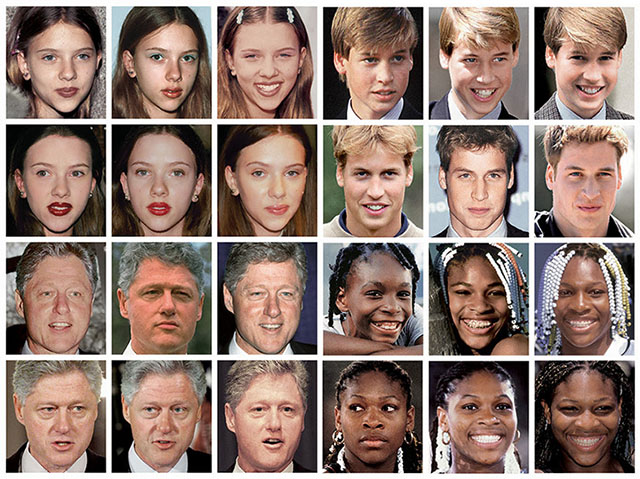
#> input picture images_features/sample_images/faces.jpg, 640 x 479 px, given in place of the camera
$ python object_tracker.py
#> lines starting #> are read from the running program, lines starting #| are printed output that depends on the picture; after the words box and inside, x2 and y2 are one past the last pixel; in counts of white or black regions, pixels touching at a corner belong together
#!/usr/bin/env python

# -*- coding: utf-8 -*-

import cv2
import numpy as np


class ObjectTracker(object):
    def __init__(self):
        self.cap = cv2.VideoCapture(0)
        self.scalling_factor = 0.5
        self.capturing = True

        ret, self.frame = self.cap.read()
#> self.frame is the input picture: shape (479, 640, 3); mean B, G, R 113.8, 123.2, 145.9

        self.frame = cv2.resize(
            self.frame,
            None,
            fx=self.scalling_factor,
            fy=self.scalling_factor,
            interpolation=cv2.INTER_AREA
        )
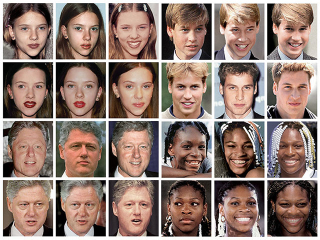
#> self.frame: shape (240, 320, 3); mean B, G, R 114.2, 123.6, 146.3

        cv2.namedWindow('Object tracker')
        cv2.setMouseCallback('Object tracker', self.mouse_event)

        self.selection = None
        self.drag_start = None
        self.tracking_state = 0

    def mouse_event(self, event, x, y, flags, param):
        x, y = np.int16([x, y])

        # mouse movements detection
        if event == cv2.EVENT_LBUTTONDOWN:
            self.drag_start = (x, y)
            self.tracking_state = 0

        if self.drag_start:
            if flags & cv2.EVENT_FLAG_LBUTTON:
                h, w = self.frame.shape[:2]
                x0, y0 = self.drag_start
                x0, y0 = np.maximum(0, np.minimum([x0, y0], [x, y]))
                x1, y1 = np.minimum([w, h], np.maximum([x0, y0], [x, y]))
                self.selection = None

                if x1 - x0 > 0 and y1 - y0 > 0:
                    self.selection = (x0, y0, x1, y1)
            else:
                self.drag_start = None
                if self.selection is not None:
                    self.tracking_state = 1

    def start_tracking(self):
        while self.capturing:
            ret, self.frame = self.cap.read()

            self.frame = cv2.resize(
                self.frame,
                None,
                fx=self.scalling_factor,
                fy=self.scalling_factor,
                interpolation=cv2.INTER_AREA
            )

            vis = self.frame.copy()

            hsv = cv2.cvtColor(self.frame, cv2.COLOR_BGR2HSV).astype("float32")
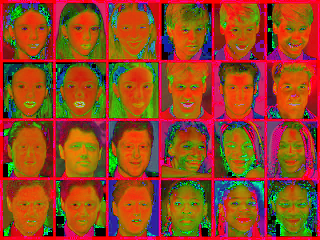
#> hsv: shape (240, 320, 3) float32; mean B, G, R 34.7, 71, 148

            # kolor
            lower = np.array((0., 60., 32.))
            upper = np.array((180., 255., 255.))

            mask = cv2.inRange(hsv, lower, upper)
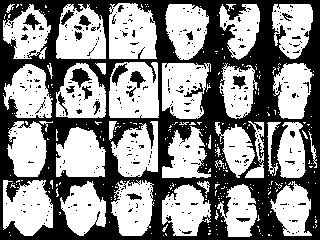
#> mask: shape (240, 320); 54.6% white; 351 black regions (323 under 20 px), largest, box (x1, y1, x2, y2) and area: (0, 0, 320, 240) 32113, (70, 68, 92, 88) 208, (112, 63, 128, 86) 145

            if self.selection:
                x0, y0, x1, y1 = self.selection
                self.track_window = (x0, y0, x1 - x0, y1 - y0)
                hsv_roi = hsv[y0:y1, x0:x1]
                mask_roi = mask[y0:y1, x0:x1]

                hist = cv2.calcHist([hsv_roi], [0], mask_roi, [16], [0, 180])

                cv2.normalize(hist, hist, 0, 255, cv2.NORM_MINMAX)
                self.hist = hist.reshape(-1)

                vis_roi = vis[y0:y1, x0:x1]
                cv2.bitwise_not(vis_roi, vis_roi)
                cv2.medianBlur(hist, 5)
                vis[mask == 0] = 0

            if self.tracking_state == 1:
                self.selection = None
                prob = cv2.calcBackProject([hsv], [0], self.hist, [0, 180], 1)

                term_crit = (cv2.TERM_CRITERIA_EPS | cv2.TERM_CRITERIA_COUNT, 10, 1)
                track_box, self.track_window = cv2.CamShift(prob, self.track_window, term_crit)

                cv2.ellipse(vis, track_box, (0, 255, 0), 2)

            cv2.imshow('Object tracker', vis)

            # stop capturing if pressed S button
            if cv2.waitKey(10) == ord('s'):
#> (key Esc is pressed here)
                break

        cv2.destroyAllWindows()


tracking = ObjectTracker()
tracking.start_tracking()

$ run again, on images_features/sample_images/obama.jpg
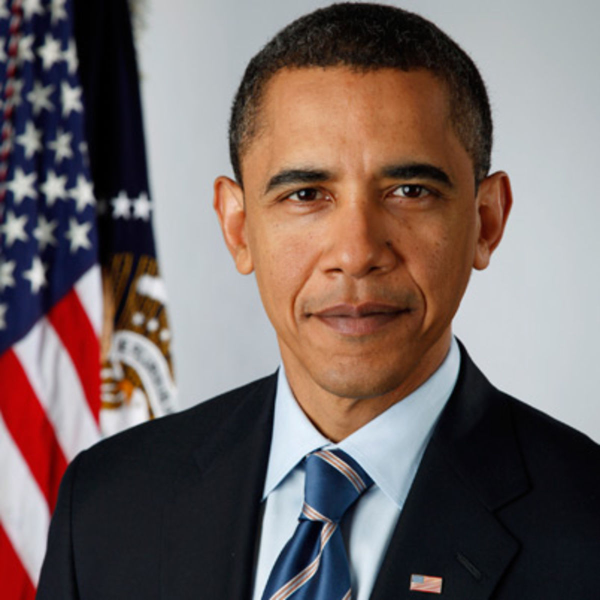
#> input picture images_features/sample_images/obama.jpg, 1200 x 1200 px, given in place of the camera (shown at 1/2 size)
#> in __init__, self.frame is the input picture: shape (1200, 1200, 3); mean B, G, R 99.9, 102.3, 116.3
#> self.frame: shape (600, 600, 3)
#> in start_tracking, `hsv = cv2.cvtColor(self.frame, cv2.COLOR_BGR2HSV).astype("float32")`:
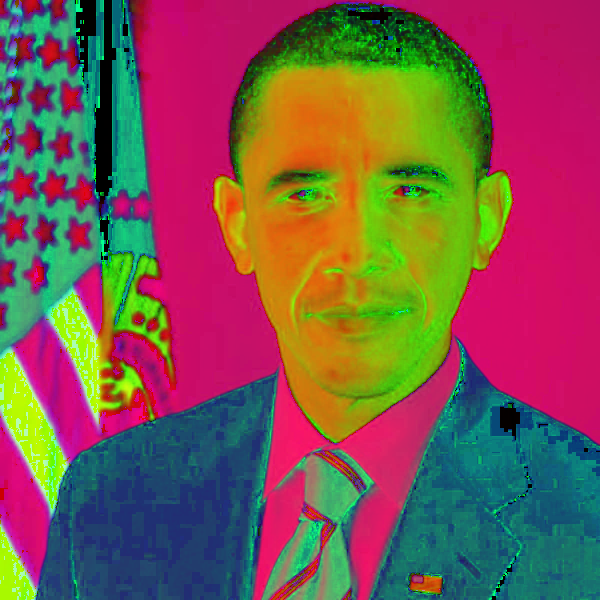
#> hsv: shape (600, 600, 3) float32; mean B, G, R 79.1, 86.1, 125.1
#> in start_tracking, `mask = cv2.inRange(hsv, lower, upper)`:
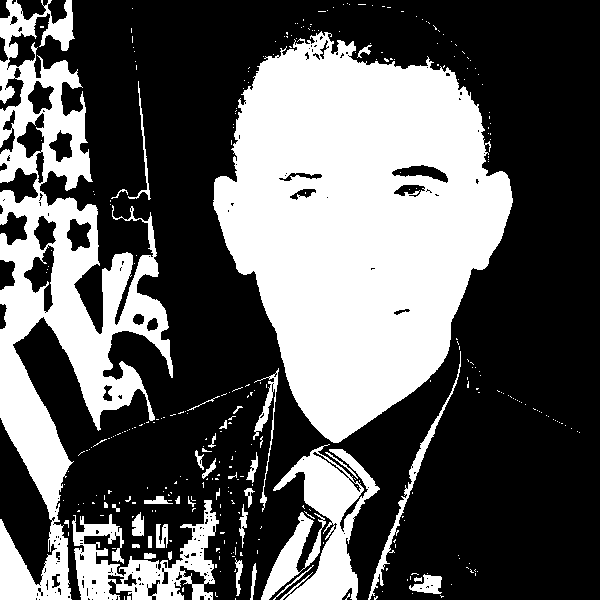
#> mask: shape (600, 600); 37.1% white; 331 white regions (291 under 20 px), largest, box (x1, y1, x2, y2) and area: (213, 31, 513, 443) 78195, (0, 0, 173, 600) 35201, (273, 444, 380, 600) 6556
